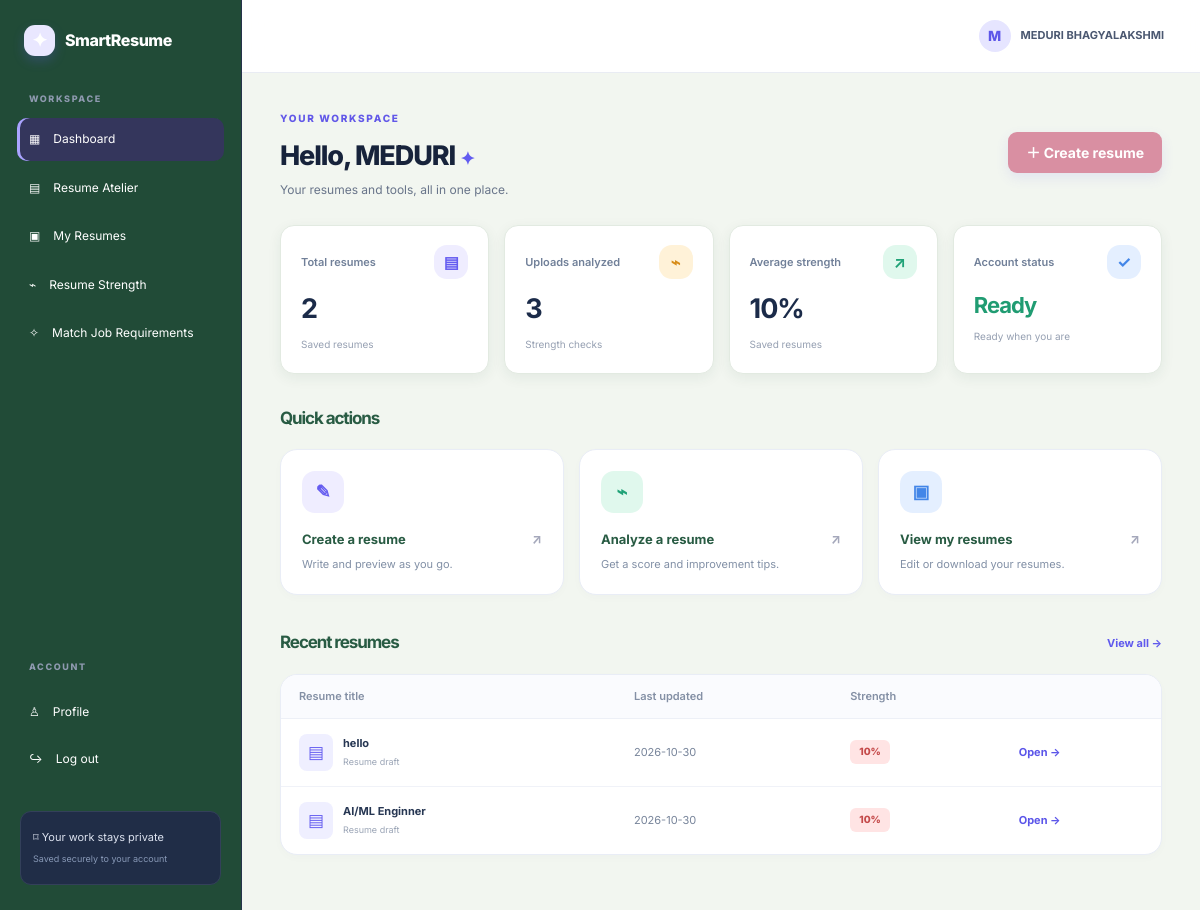
The app's page /dashboard (signed in) with its own data.
### tables this page shows
CREATE TABLE users (
            id INTEGER PRIMARY KEY AUTOINCREMENT,
            name TEXT NOT NULL,
            email TEXT NOT NULL UNIQUE,
            password_hash TEXT NOT NULL,
            created_at TEXT NOT NULL
        );

CREATE TABLE resumes (
            id INTEGER PRIMARY KEY AUTOINCREMENT,
            user_id INTEGER NOT NULL,
            title TEXT NOT NULL,
            full_name TEXT NOT NULL DEFAULT '',
            email TEXT NOT NULL DEFAULT '',
            phone TEXT NOT NULL DEFAULT '',
            location TEXT NOT NULL DEFAULT '',
            professional_title TEXT NOT NULL DEFAULT '',
            summary TEXT NOT NULL DEFAULT '',
            education TEXT NOT NULL DEFAULT '',
            skills TEXT NOT NULL DEFAULT '',
            experience TEXT NOT NULL DEFAULT '',
            projects TEXT NOT NULL DEFAULT '',
            strength INTEGER NOT NULL DEFAULT 0,
            created_at TEXT NOT NULL,
            updated_at TEXT NOT NULL, technical_skills TEXT NOT NULL DEFAULT '', soft_skills TEXT NOT NULL DEFAULT '',
            FOREIGN KEY(user_id) REFERENCES users(id) ON DELETE CASCADE
        );

### app.py (the view)
@app.route("/dashboard")
@login_required
def dashboard():
    with db() as con:
        resumes = con.execute(
            """SELECT * FROM resumes
            WHERE user_id=?
            ORDER BY updated_at DESC LIMIT 5""",
            (session["user_id"],)
        ).fetchall()
        total = con.execute(
            "SELECT COUNT(*) FROM resumes WHERE user_id=?",
            (session["user_id"],)
        ).fetchone()[0]
        analyzed = con.execute(
            "SELECT COUNT(*) FROM analyses WHERE user_id=?",
            (session["user_id"],)
        ).fetchone()[0]
        avg = con.execute(
            """SELECT AVG(strength) FROM resumes
            WHERE user_id=? AND strength > 0""",
            (session["user_id"],)
        ).fetchone()[0]
    return render_template(
        "dashboard.html",
        resumes=resumes,
        total=total,
        analyzed=analyzed,
        avg=round(avg) if avg else 0
    )

### app.py (called while the page is built)
def db():
    conn = sqlite3.connect(DB_PATH)
    conn.row_factory = sqlite3.Row
    conn.execute("PRAGMA foreign_keys = ON")
    return conn

def login_required(fn):
    @wraps(fn)
    def wrapper(*args, **kwargs):
        if "user_id" not in session:
            flash("Please log in to continue.", "info")
            return redirect(url_for("login"))
        return fn(*args, **kwargs)
    return wrapper

def current_user():
    if "user_id" not in session:
        return None
    with db() as con:
        return con.execute(
            "SELECT id, name, email FROM users WHERE id=?",
            (session["user_id"],)
        ).fetchone()

@app.context_processor
def inject_user():
    return {
        "current_user": current_user(),
        "year": datetime.now().year
    }

### templates/dashboard.html (shortened to what this page needs)
{% extends "base.html" %}
{% block content %}
<div class="page-heading"><div><span class="eyebrow">YOUR WORKSPACE</span><h1>Hello, {{ current_user.name.split(' ')[0] }} <span class="wave">✦</span></h1><p class="muted">Your resumes and tools, all in one place.</p></div><a class="btn" href="{{ url_for('resume_form') }}">＋ Create resume</a></div>
<div class="stats-grid"><div class="stat-card"><div class="stat-top"><span>Total resumes</span><span class="stat-icon violet">▤</span></div><strong>{{ total }}</strong><small>Saved resumes</small></div><div class="stat-card"><div class="stat-top"><span>Uploads analyzed</span><span class="stat-icon amber">⌁</span></div><strong>{{ analyzed }}</strong><small>Strength checks</small></div><div class="stat-card"><div class="stat-top"><span>Average strength</span><span class="stat-icon mint">↗</span></div><strong>{{ avg }}{% if avg %}%{% endif %}</strong><small>{% if avg %}Saved resumes{% else %}Start by creating a resume{% endif %}</small></div><div class="stat-card"><div class="stat-top"><span>Account status</span><span class="stat-icon blue">✓</span></div><strong class="status-word">Ready</strong><small>Ready when you are</small></div></div>
<div class="section-heading"><div><h2>Quick actions</h2><p class="muted"></p></div></div>
<div class="action-grid"><a class="action-card" href="{{ url_for('resume_form') }}"><span class="action-icon violet">✎</span><h3>Create a resume <span>↗</span></h3><p>Write and preview as you go.</p></a><a class="action-card" href="{{ url_for('analyze') }}"><span class="action-icon mint">⌁</span><h3>Analyze a resume <span>↗</span></h3><p>Get a score and improvement tips.</p></a><a class="action-card" href="{{ url_for('resumes') }}"><span class="action-icon blue">▣</span><h3>View my resumes <span>↗</span></h3><p>Edit or download your resumes.</p></a></div>
<div class="section-heading recent-heading"><div><h2>Recent resumes</h2><p class="muted"></p></div><a class="text-link" href="{{ url_for('resumes') }}">View all →</a></div>
<div class="table-card">{% if resumes %}<table><thead><tr><th>Resume title</th><th>Last updated</th><th>Strength</th><th></th></tr></thead><tbody>{% for r in resumes %}<tr><td><div class="doc-title"><span class="doc-icon">▤</span><div><b>{{ r.title }}</b><small>{{ r.professional_title or 'Resume draft' }}</small></div></div></td><td>{{ r.updated_at[:10] }}</td><td><span class="score-pill {% if r.strength >= 75 %}good{% elif r.strength >= 50 %}mid{% else %}low{% endif %}">{{ r.strength }}%</span></td><td><a class="table-link" href="{{ url_for('resume_detail', resume_id=r.id) }}">Open →</a></td></tr>{% endfor %}</tbody></table>{% else %}<div class="empty-state"><div class="empty-icon">▤</div><h3>Your first resume starts here</h3><p>Create your first resume with a live preview.</p><a class="btn" href="{{ url_for('resume_form') }}">Create my first resume</a></div>{% endif %}</div>
{% endblock %}

### templates/base.html (shortened to what this page needs)
<!doctype html>
<html lang="en">
<head>
  <link rel="stylesheet" href="{{ url_for('static', filename='style.css') }}">
</head>
<body>
{% if current_user and request.endpoint not in ['index','login','register'] %}
<div class="app-shell">
  <aside class="sidebar">
    <a class="brand" href="{{ url_for('dashboard') }}"><span class="brand-mark">✦</span> SmartResume</a>
    <div class="side-label">WORKSPACE</div>
    <nav>
      <a class="{% if request.endpoint == 'dashboard' %}active{% endif %}" href="{{ url_for('dashboard') }}">▦ <span>Dashboard</span></a>
      <a class="{% if request.endpoint in ['resume_form','resume_detail'] %}active{% endif %}" href="{{ url_for('resume_form') }}">▤ <span>Resume Atelier</span></a>
      <a class="{% if request.endpoint == 'resumes' %}active{% endif %}" href="{{ url_for('resumes') }}">▣ <span>My Resumes</span></a>
      <a class="{% if request.endpoint == 'analyze' %}active{% endif %}" href="{{ url_for('analyze') }}">⌁ <span>Resume Strength</span></a>
      <a class="{% if request.endpoint == 'tailor_resume' %}active{% endif %}" href="{{ url_for('tailor_resume') }}">✧ <span>Match Job Requirements</span></a>
    </nav>
    <div class="side-bottom">
      <div class="side-label">ACCOUNT</div>
      <a href="{{ url_for('dashboard') }}">♙ <span>Profile</span></a>
      <a href="{{ url_for('logout') }}">↪ <span>Log out</span></a>
      <div class="privacy-note">⌑ Your work stays private<br><small>Saved securely to your account</small></div>
    </div>
  </aside>
  <main class="main-area">
    <header class="topbar"><span class="mobile-brand">✦ SmartResume</span><span class="avatar">{{ current_user.name[:1]|upper }}</span><span class="user-name">{{ current_user.name }}</span></header>
    <div class="page-content">
{% endif %}
    {% block content %}{% endblock %}
{% if current_user and request.endpoint not in ['index','login','register'] %}
    </div>
  </main>
</div>
{% else %}
  </main>
  <footer class="public-footer">© {{ year }} SmartResume · Build a resume that tells your story.</footer>
{% endif %}
</body>
</html>

### records on screen
users: name "M", name "MEDURI BHAGYALAKSHMI", name "MEDURI"
resumes: title "hello", professional_title "Resume draft", updated_at "2026-10-30", strength "10"
resumes: title "AI/ML Enginner", professional_title "Resume draft", updated_at "2026-10-30", strength "10"

### other values on screen
{{ total }} "2"
{{ analyzed }} "3"
{{ avg }} "10"
